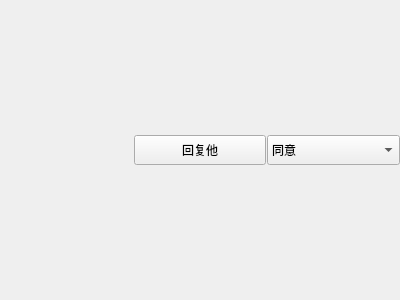
<?xml version="1.0" encoding="UTF-8"?>
<ui version="4.0">
 <class>MsgItem</class>
 <widget class="QWidget" name="MsgItem">
  <property name="geometry">
   <rect>
    <x>0</x>
    <y>0</y>
    <width>400</width>
    <height>300</height>
   </rect>
  </property>
  <property name="windowTitle">
   <string>Form</string>
  </property>
  <layout class="QHBoxLayout" name="horizontalLayout_2">
   <property name="spacing">
    <number>1</number>
   </property>
   <property name="leftMargin">
    <number>0</number>
   </property>
   <property name="topMargin">
    <number>0</number>
   </property>
   <property name="rightMargin">
    <number>0</number>
   </property>
   <property name="bottomMargin">
    <number>0</number>
   </property>
   <item>
    <layout class="QHBoxLayout" name="horizontalLayout">
     <item>
      <widget class="QLabel" name="MsgLabel">
       <property name="minimumSize">
        <size>
         <width>0</width>
         <height>30</height>
        </size>
       </property>
       <property name="text">
        <string/>
       </property>
       <property name="wordWrap">
        <bool>true</bool>
       </property>
      </widget>
     </item>
     <item>
      <widget class="QPushButton" name="ReplyPBtn">
       <property name="minimumSize">
        <size>
         <width>0</width>
         <height>30</height>
        </size>
       </property>
       <property name="maximumSize">
        <size>
         <width>16777215</width>
         <height>30</height>
        </size>
       </property>
       <property name="text">
        <string>回复他</string>
       </property>
      </widget>
     </item>
     <item>
      <widget class="QComboBox" name="RequestCBox">
       <property name="minimumSize">
        <size>
         <width>0</width>
         <height>30</height>
        </size>
       </property>
       <property name="maximumSize">
        <size>
         <width>16777215</width>
         <height>30</height>
        </size>
       </property>
       <item>
        <property name="text">
         <string>同意</string>
        </property>
       </item>
       <item>
        <property name="text">
         <string>拒绝</string>
        </property>
       </item>
      </widget>
     </item>
    </layout>
   </item>
  </layout>
 </widget>
 <resources/>
 <connections/>
</ui>
